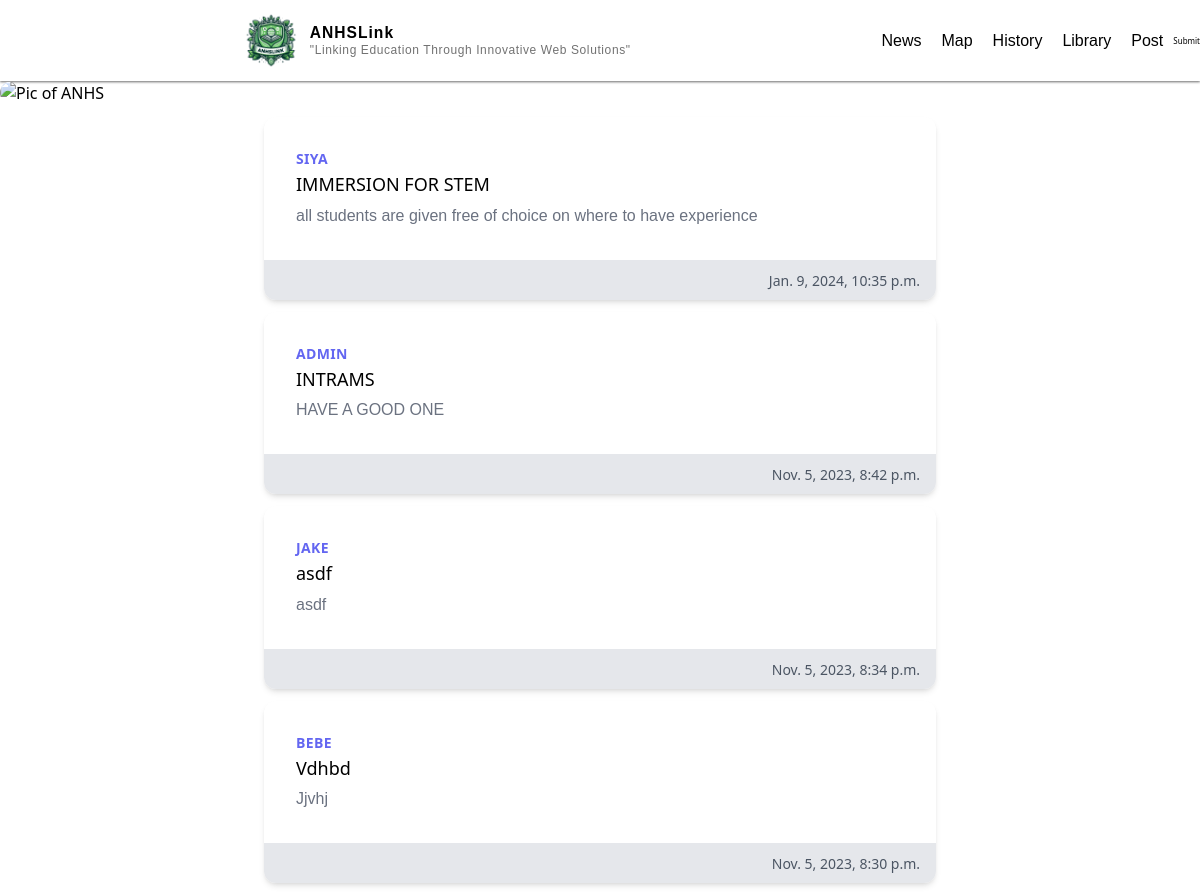
Before: / (signed in, upper part) with the older database file.
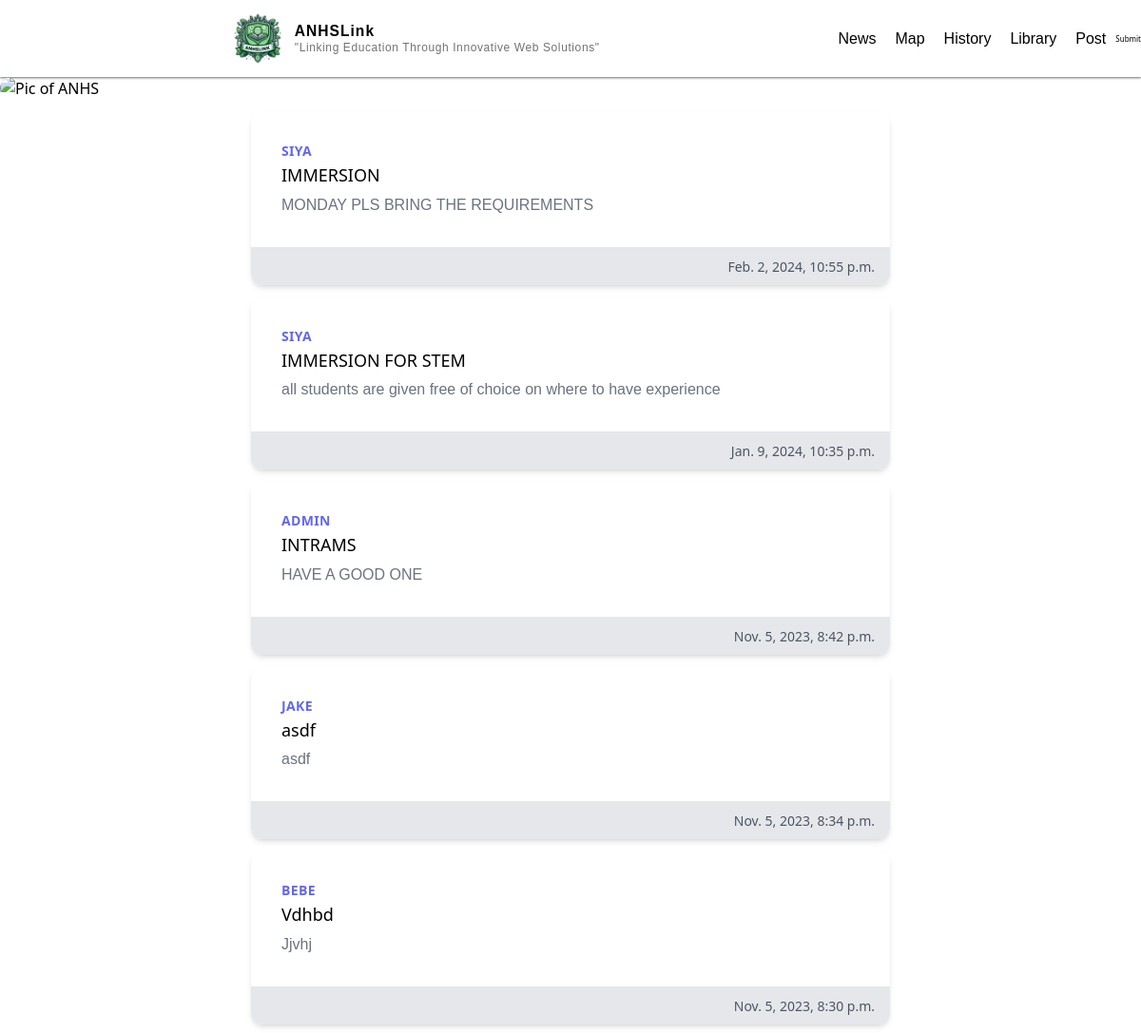
After: the same page with the newer database file.
### main/models.py (models this page shows, shortened)
class Post(models.Model):
    author = models.ForeignKey(User, on_delete=models.CASCADE)
    title = models.CharField (max_length=200)
    description = models.TextField()
    created_at = models.DateTimeField(auto_now_add=True)
    updated_at = models.DateTimeField(auto_now=True)

### main/views.py (the view)
# urls.py: path("", views.home, name="home"),
def home (request):
    posts = Post.objects.all().order_by('-created_at')
    if not request.user.is_authenticated:
        return HttpResponseRedirect(reverse("anhs"))
    return render(request,"main/home.html", {"posts":posts})

### main/templates/main/home.html (shortened to what this page needs)
{% extends "main/base.html" %}
{% load static %}
{% block body %}
<div class="image_container">
    <img class="picture rounded-full" src="{% static 'pictures/News_sign.png' %}" alt="Pic of ANHS" width="100%">
</div>
{% for post in posts %}
<div class="max-w-md mx-auto bg-white rounded-xl shadow-md overflow-hidden md:max-w-2xl m-3">
  <div class="md:flex">
    <div class="p-8">
      <div class="uppercase tracking-wide text-sm text-indigo-500 font-semibold">{{post.author.username}}</div>
      <a href="#" class="block mt-1 text-lg leading-tight font-medium text-black hover:underline">{{post.title}}</a>
      <p class="mt-2 text-gray-500">{{post.description}}</p>
    </div>
  </div>
  <div class="px-4 py-2 bg-gray-200 text-right">
    <span class="text-sm text-gray-600">{{post.created_at}}</span>
  </div>
</div>
{% empty %}
<p class="m-3 text-center text-gray-500">No posts</p>
{% endfor %}
{% endblock %}

Changed rows visible on the page:
added Post: author.username "SIYA", title "IMMERSION", description "MONDAY PLS BRING THE REQUIREMENTS", created_at "Feb. 2, 2024, 10:55 p.m."
